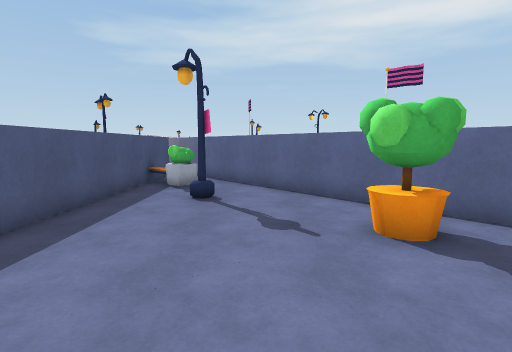
[1] (above)

16 first-person views from a walk through a Unity game level. The camera is 1.4 m above the floor, tilts 6° down and sees 80° across. The floor is counted in squares, 1 m on a side. Each view is taken from the middle of a square. On the plan, view 1 faces up. The plan holds only what a view shows up to about 14 squares ahead; the rest is blank. The place goes on beyond the plan. Surface patterns are stand-ins for the level's own textures.

[2]
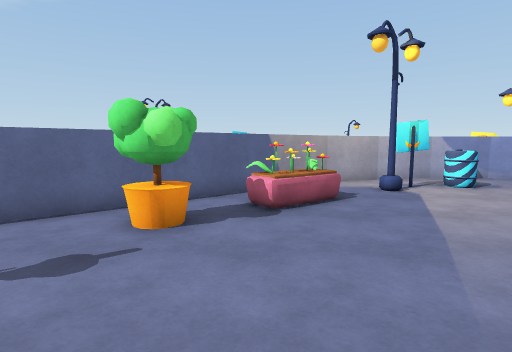

[3]
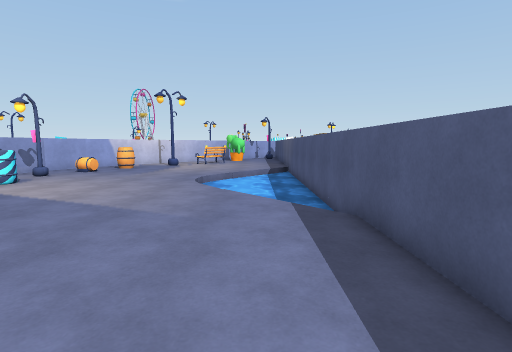

[4]
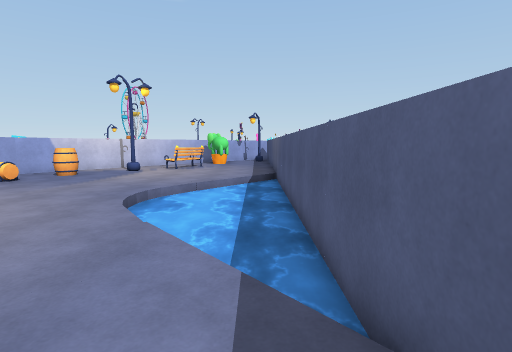

[5]
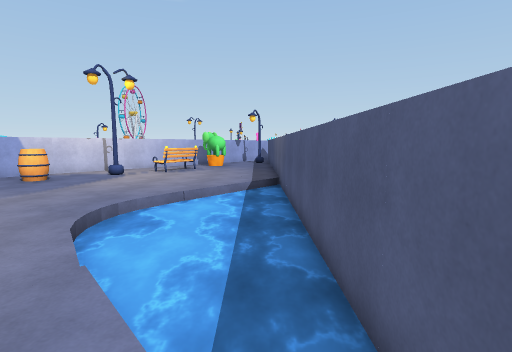

[6]
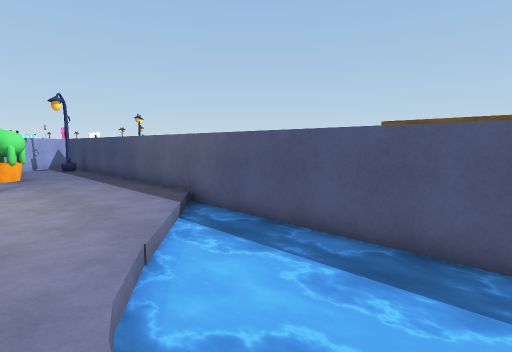

[7]
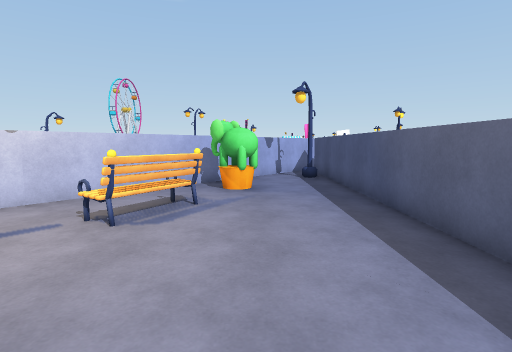

[8]
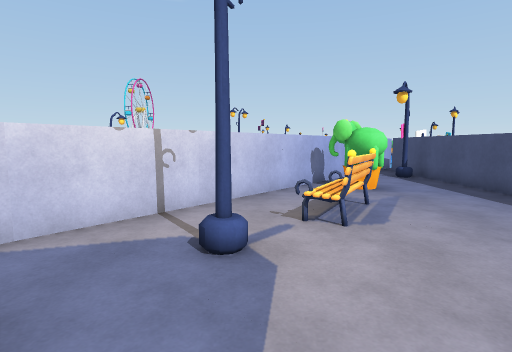

[9]
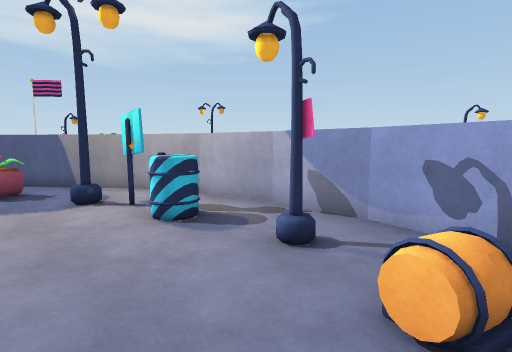

[10]
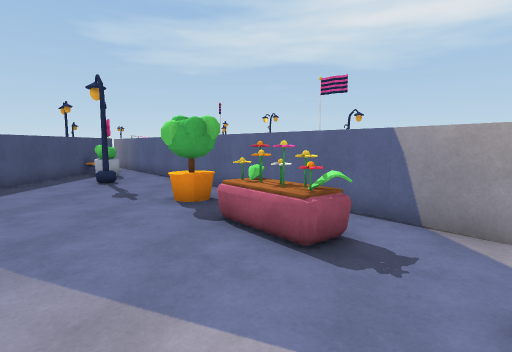

[11]
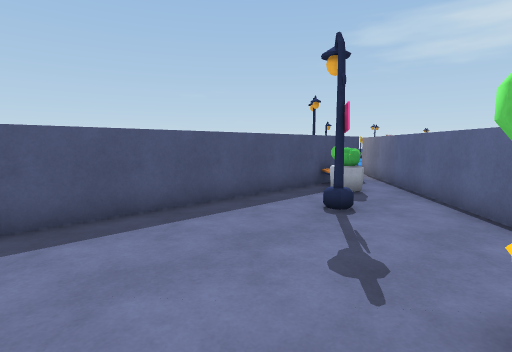

[12]
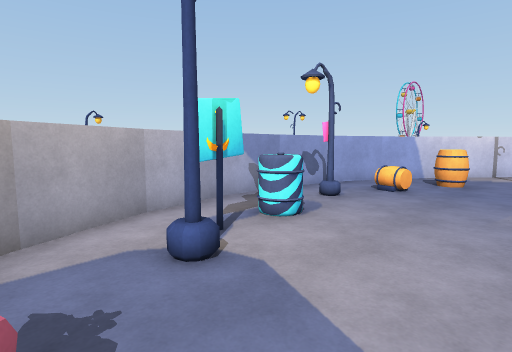

[13]
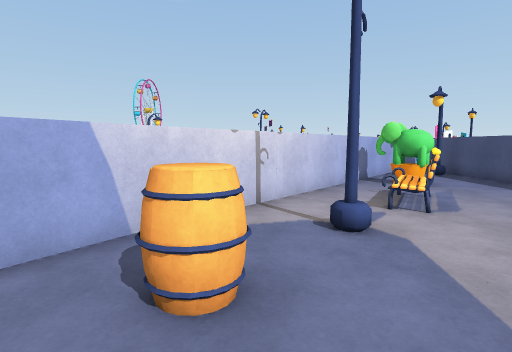

[14]
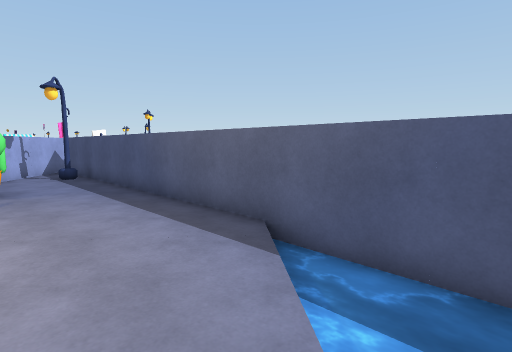

[15]
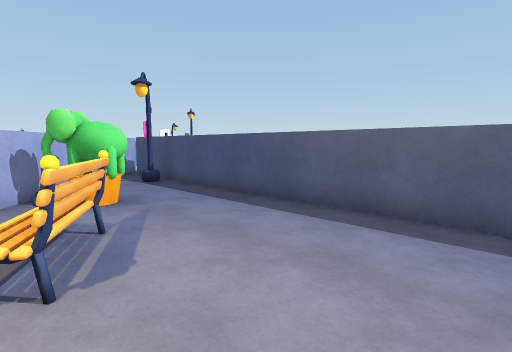

[16]
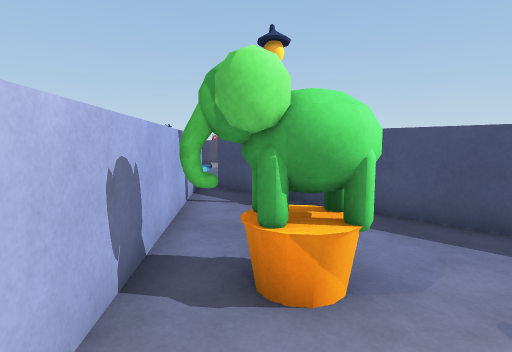

### Floor plan
Key: @ floor where view 1 was taken; # wall or solid block; . floor; ≈ water the walk keeps out of; O other object.
Columns run from 4 left of view 1 to 9 right of it. Each row starts with its distance up from view 1.
 13 ###
 12 #.##
 11 #OO##
 10 #OO.##
  9 #....##
  8 #..O..##
  7 #......##
  6 #.......#
  5 #.....OO##
  4 #.....OO ##
  3 #......OO ##
  2 #.......OO.##
  1 #.......OO..#
  0 #≈..@.......##
 -1 #≈≈.......O..#
 -2 #≈≈........O.#
 -3 #≈≈≈.......O.#
 -4 #≈≈≈≈......O.#
 -5 #≈≈≈≈........#
 -6 #≈≈≈≈.......O#
 -7 #≈≈≈≈........#
 -8 #≈≈≈......OO.#
 -9 #≈≈.......OO #
-10 #≈.......OO.##
-11 #≈.......OO #
-12 #..........##
-13 #......O...#
-14 #....OO...##
-15 #....OO..##
-16 #...OO..##
-17 #......##
-18 #..OO.##
-19 #..OO.#
-20 #...O##
-21 #...##
-22 #O.##
-23 ####

Positions as (right, up) in squares from view 1, and headings:
1: (0, 0), facing up
2: (-3, 3), facing right
3: (-2, 7), facing down
4: (-3, 3), facing down
5: (-3, 1), facing down
6: (1, -4), facing down-left
7: (-1, -9), facing down
8: (3, -9), facing down
9: (4, -9), facing up-right
10: (4, -3), facing up
11: (2, 2), facing up-left
12: (3, 1), facing down-right
13: (5, -8), facing down
14: (0, -8), facing down-left
15: (2, -11), facing down-left
16: (2, -17), facing down-left
